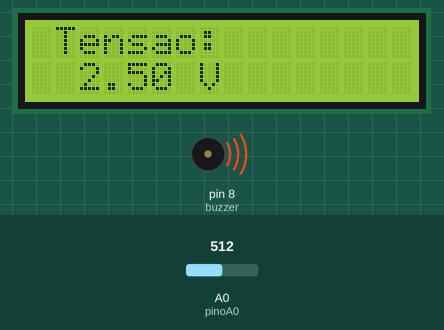
A sketch run on a simulated Arduino Uno, built with avr-gcc and run on an emulated ATmega328P. Shown: 16×2 character LCD, buzzer (waves = sounding, pin HIGH). The inputs (shaded band) are chosen by the test bench; at power-on: A0 (pinoA0) = 512.

Above: at 2.7 s.
2.8 s: A0 (pinoA0) set to 222
At 3.3 s:
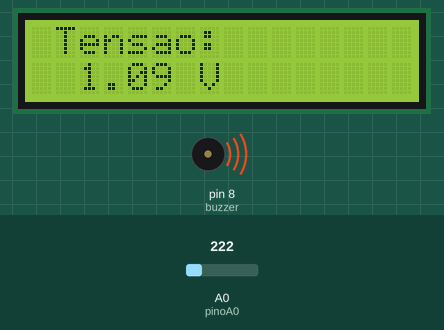
4.3 s: A0 (pinoA0) set to 190
At 4.6 s:
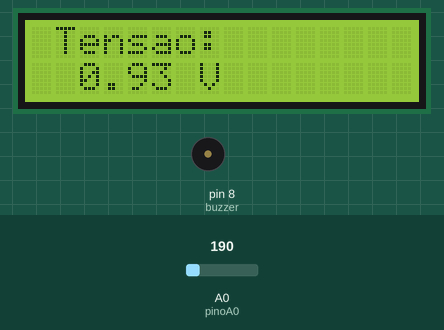
5.8 s: A0 (pinoA0) set to 511
At 6.2 s:
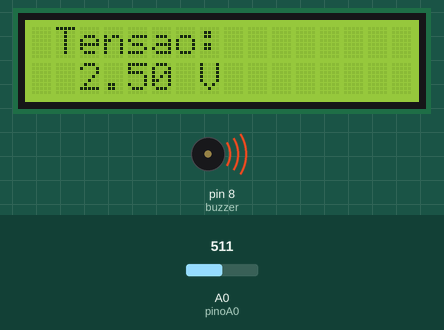
Timing chart, 0 to 8.8 s (numbered marks = the images above; inputs shaded):
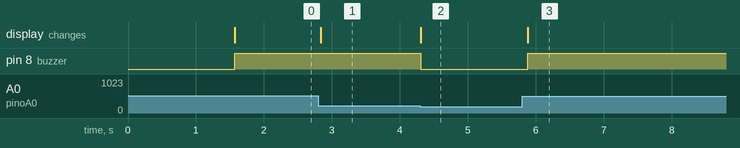

Measured:
- the behaviour switches between 205 and 204 on A0 (pinoA0) (found by bisection; images 1 and 2)
- after the input at 2.8 s, the display: changes at once (image 1)
- after the input at 4.3 s, pin 8 (buzzer): HIGH → LOW at once; the display: changes at once (image 2)
- after the input at 5.8 s, pin 8 (buzzer): LOW → HIGH after 0.08 s; the display: changes after 0.08 s (image 3)

The sketch:

medidor_tensao.ino
```cpp
/*
 * ============================================================
 *  Medidor de Tensão com Alerta Sonoro — Arduino UNO
 * ============================================================
 *  Autor:   Kevin Mikael Ribeiro de Figueiredo
 *  Data:     Abril / 2026
 *  Versão:   1.0
 * ============================================================
 *  Descrição:
 *    Lê a tensão no pino A0, exibe o valor em um display
 *    LCD 16x2 e aciona um buzzer sempre que a tensão
 *    ultrapassar o limiar de 1,0 V.
 *
 *  Conexões:
 *    LCD RS  -> D12
 *    LCD E   -> D11
 *    LCD D4  -> D5
 *    LCD D5  -> D4
 *    LCD D6  -> D3
 *    LCD D7  -> D2
 *    LCD VO  -> Potenciômetro 250 kΩ (contraste)
 *    LCD LED+-> Resistor 220 Ω -> 5V
 *    Buzzer  -> D8
 *    Sensor  -> A0  (tensão a medir, max 5V)
 * ============================================================
 */

#include <LiquidCrystal.h>

// ---------- Pinos ----------
int pinoA0 = A0;   // Entrada analógica
int buzzer  = 8;   // Buzzer ativo

// Inicialização do LCD: RS, E, D4, D5, D6, D7
LiquidCrystal lcd(12, 11, 5, 4, 3, 2);

// ---------- Limiar de alerta ----------
const float LIMIAR_V = 1.0;  // Volts

// ============================================================
void setup() {
  pinMode(buzzer, OUTPUT);
  lcd.begin(16, 2);
  lcd.print("Medidor Tensao");
  delay(1500);
  lcd.clear();
}

// ============================================================
void loop() {
  int leitura = analogRead(pinoA0);

  // Converte leitura do ADC (0-1023) para volts (0-5 V)
  float tensao = leitura * (5.0 / 1023.0);

  // Exibe a tensão no LCD com 2 casas decimais
  lcd.setCursor(0, 0);
  lcd.print(" Tensao:        ");
  lcd.setCursor(0, 1);
  lcd.print("  ");
  lcd.print(tensao, 2);
  lcd.print(" V          ");

  // Dispara buzzer se a tensão ultrapassar o limiar
  if (tensao > LIMIAR_V) {
    digitalWrite(buzzer, HIGH);
  } else {
    digitalWrite(buzzer, LOW);
  }

  delay(100);  // Atualiza a cada 100 ms
}
```
